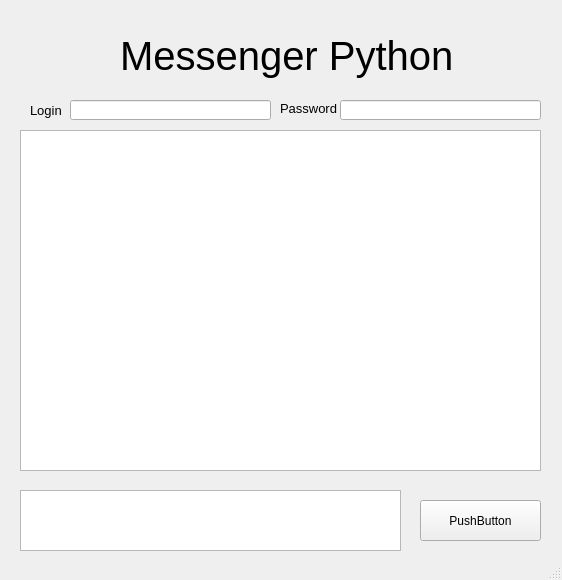
<?xml version="1.0" encoding="UTF-8"?>
<ui version="4.0">
 <class>MainWindow</class>
 <widget class="QMainWindow" name="MainWindow">
  <property name="geometry">
   <rect>
    <x>0</x>
    <y>0</y>
    <width>562</width>
    <height>580</height>
   </rect>
  </property>
  <property name="focusPolicy">
   <enum>Qt::NoFocus</enum>
  </property>
  <property name="windowTitle">
   <string>MainWindow</string>
  </property>
  <widget class="QWidget" name="centralwidget">
   <widget class="QLabel" name="label">
    <property name="geometry">
     <rect>
      <x>120</x>
      <y>30</y>
      <width>341</width>
      <height>51</height>
     </rect>
    </property>
    <property name="font">
     <font>
      <pointsize>30</pointsize>
     </font>
    </property>
    <property name="cursor">
     <cursorShape>UpArrowCursor</cursorShape>
    </property>
    <property name="text">
     <string>Messenger Python</string>
    </property>
   </widget>
   <widget class="QLineEdit" name="lineEdit">
    <property name="geometry">
     <rect>
      <x>70</x>
      <y>100</y>
      <width>201</width>
      <height>20</height>
     </rect>
    </property>
    <property name="font">
     <font>
      <pointsize>10</pointsize>
     </font>
    </property>
   </widget>
   <widget class="QLineEdit" name="lineEdit_2">
    <property name="geometry">
     <rect>
      <x>340</x>
      <y>100</y>
      <width>201</width>
      <height>20</height>
     </rect>
    </property>
    <property name="font">
     <font>
      <pointsize>10</pointsize>
     </font>
    </property>
   </widget>
   <widget class="QLabel" name="label_2">
    <property name="geometry">
     <rect>
      <x>30</x>
      <y>100</y>
      <width>31</width>
      <height>20</height>
     </rect>
    </property>
    <property name="font">
     <font>
      <pointsize>10</pointsize>
     </font>
    </property>
    <property name="text">
     <string>Login</string>
    </property>
   </widget>
   <widget class="QLabel" name="label_3">
    <property name="geometry">
     <rect>
      <x>280</x>
      <y>100</y>
      <width>61</width>
      <height>16</height>
     </rect>
    </property>
    <property name="font">
     <font>
      <pointsize>10</pointsize>
     </font>
    </property>
    <property name="text">
     <string>Password</string>
    </property>
   </widget>
   <widget class="QTextBrowser" name="textBrowser">
    <property name="geometry">
     <rect>
      <x>20</x>
      <y>130</y>
      <width>521</width>
      <height>341</height>
     </rect>
    </property>
    <property name="font">
     <font>
      <pointsize>12</pointsize>
     </font>
    </property>
   </widget>
   <widget class="QPlainTextEdit" name="plainTextEdit">
    <property name="geometry">
     <rect>
      <x>20</x>
      <y>490</y>
      <width>381</width>
      <height>61</height>
     </rect>
    </property>
    <property name="font">
     <font>
      <pointsize>12</pointsize>
     </font>
    </property>
   </widget>
   <widget class="QPushButton" name="pushButton">
    <property name="geometry">
     <rect>
      <x>420</x>
      <y>500</y>
      <width>121</width>
      <height>41</height>
     </rect>
    </property>
    <property name="text">
     <string>PushButton</string>
    </property>
   </widget>
  </widget>
  <widget class="QStatusBar" name="statusbar"/>
 </widget>
 <resources/>
 <connections/>
</ui>
